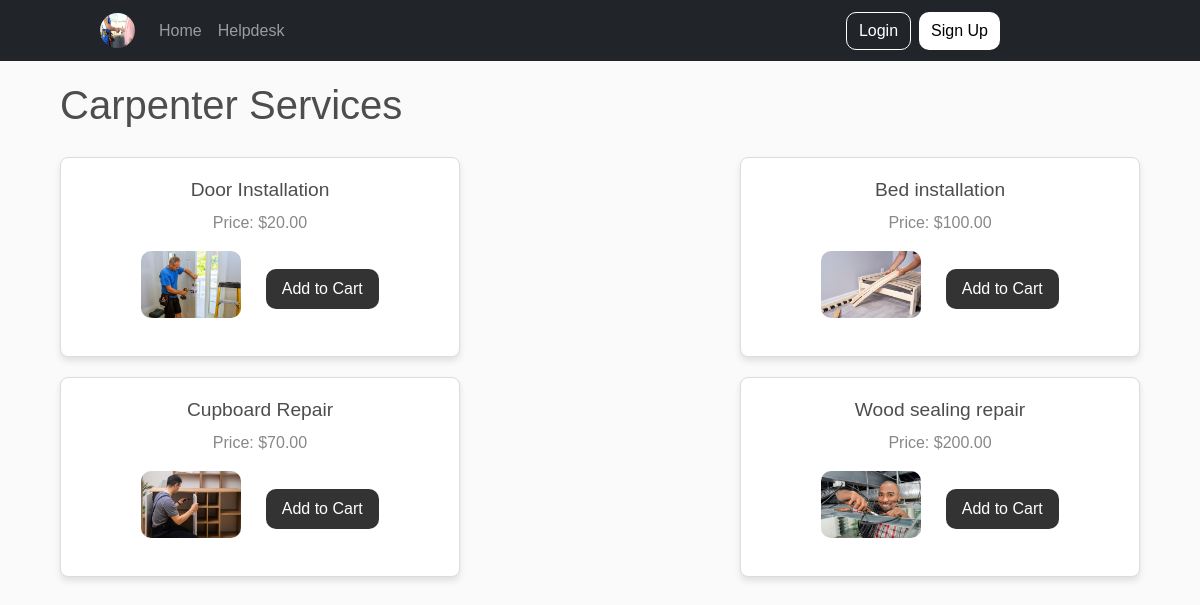
Page /CarpenterServices/ on the committed database.
### SMSApp/models.py (models this page shows)
class Product(models.Model):
    category = [
        ('0', 'Eletric Service'),
        ('1', 'AC Service'),
        ('2','None'),
        ('3','Carpentering'),
    ]
    name = models.CharField(max_length=200)
    price = models.DecimalField(max_digits=5, decimal_places=2)
    image = models.ImageField(upload_to='static/images/',null=True, blank=True)
    category_type = models.CharField(choices=category, default="2", max_length=25)

### SMSApp/views.py (the view)
# urls.py: path('CarpenterServices/',views.carpenter_service,name="carp"),
def carpenter_service(request):
    product = Product.objects.filter(category_type="3")
    return render(request,'html/Carpenterservice.html',{'product':product})

### templates/html/Carpenterservice.html (shortened to what this page needs)
{% extends 'html/base.html' %}
{% load static %}
{% block content %}
<div style="width: 90%; margin: auto;">
    <h1 style="padding-top: 20px; padding-bottom: 20px;">Carpenter Services</h1>
    <div class="col" style="display: flex;flex-direction: row;align-items: center; margin-bottom: 20px;">
    {% for product in product %}
    <div class="product">
        <h2>{{ product.name }}</h2>
        <p>Price: ${{ product.price }}</p>
        <img src="{{ product.image.url }}" alt="{{ product.name }}" width="100" style="border-radius: 10px;">
        <a href="{% url 'add_to_cart' product.pk %}" style="background-color: #333; border-radius: 10px; margin-left: 20px;">Add to Cart</a>
    </div>
    {% endfor %}
    </div>
</div>
{% endblock %}

### templates/html/base.html (style rules this page uses)
* { margin: 0; padding: 0; font-family: sans-serif; scroll-behavior: smooth; }
body { background-color: hsl(0, 0%, 98%); }
h1,h2,h3,h4,h5,h6 { color:hsl(0, 0%, 30%); }
.product { border-radius: 0 0 4px 4px; }

### templates/html/Carpenterservice.html (style rules this page uses)
.col { display: flex; flex-wrap: wrap; gap: 20px; justify-content: space-between; }
.product { width: 400px; height: 200px; border: 1px solid #ddd; border-radius: 8px; padding: 20px; box-shadow: 0 4px 6px rgba(0, 0, 0, 0.1); background-color: #fff; text-align: center; }
.product h2 { font-size: 1.2rem; margin-bottom: 10px; }
.product p { font-size: 1rem; color: #888; }
.product img { max-width: 100%; max-height: 60%; object-fit: cover; margin-bottom: 10px; }
.product a { display: inline-block; background-color: #007bff; color: #fff; padding: 8px 16px; border-radius: 4px; text-decoration: none; transition: background-color 0.3s ease; }

### rows in the picture
Product: name "Door Installation", price "20.00", image (picture)
Product: name "Bed installation", price "100.00", image (picture)
Product: name "Cupboard Repair", price "70.00", image (picture)
Product: name "Wood sealing repair", price "200.00", image (picture)
